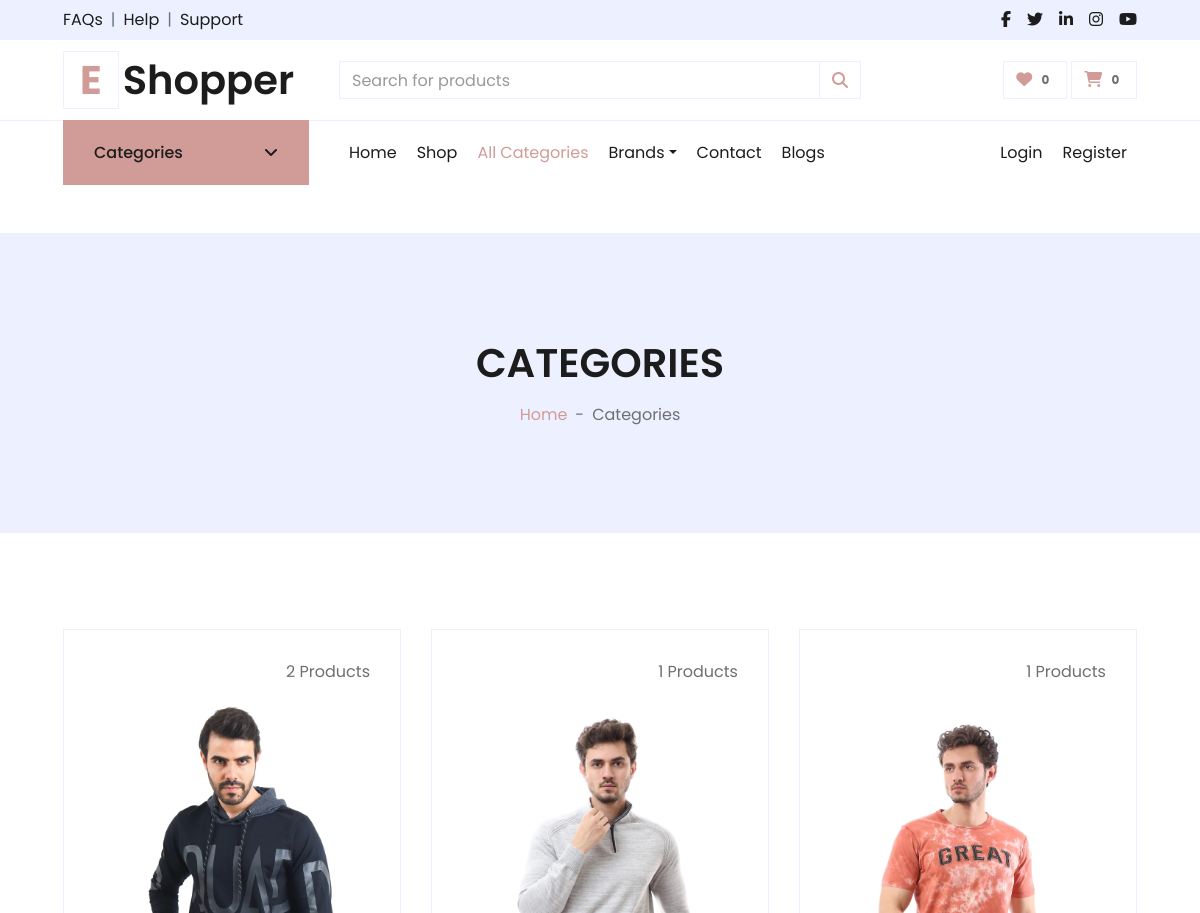
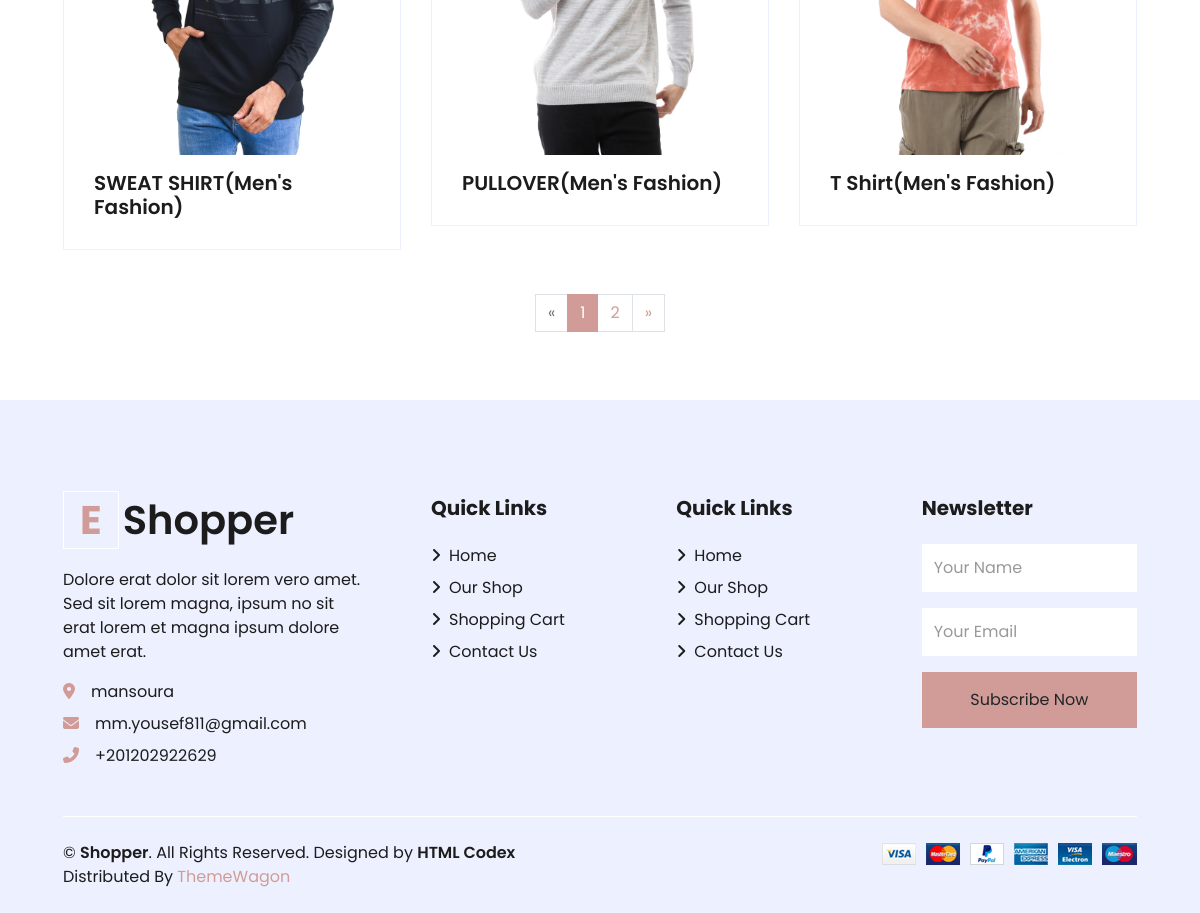
Page /products/categories/ on the committed database (2 pictures, top to bottom).
### settings/models.py (models this page shows, shortened)
class Settings(models.Model):
    site_name = models.CharField( max_length=50)
    logo = models.ImageField( upload_to='setting/')
    phone = models.CharField( max_length=30)
    email = models.EmailField( max_length=254)
    description = models.TextField(max_length=1000)
    fb_link = models.URLField( max_length=200)
    twitter_link = models.URLField( max_length=200)
    instagram_link = models.URLField( max_length=200)
    address = models.CharField( max_length=50)
    get_in_touch = models.TextField(max_length=1000)

### products/models.py (models this page shows)
class Subcategory(models.Model):
    category = models.ForeignKey(Category, on_delete=models.CASCADE)
    name = models.CharField(max_length=100)
    image = models.ImageField(null=True,blank=True,upload_to='category-image/')
    def get_url(self):
        return reverse('product_by_subcategory',args=[self.id])
    def __str__(self):
        return self.name

class Category(models.Model):
    name = models.CharField(max_length=100)
    def __str__(self):
        return self.name

### products/views.py (the view)
# urls.py: path('categories/',category_list ,name='categories'),
def category_list(request):
    category = Subcategory.objects.all().annotate(category_count=Count("product_subcategory"))
    paginator = Paginator(category,3)
    page = request.GET.get('page')
    paged_product = paginator.get_page(page)
    context = {
        'category':paged_product
    }
    return render(request,'products/categories.html',context)

### products/templates/products/categories.html (shortened to what this page needs)
{% extends "base.html" %}
{% load static %}
{% block body %}
<div class="container-fluid bg-secondary mb-5">
    <div class="d-flex flex-column align-items-center justify-content-center" style="min-height: 300px">
        <h1 class="font-weight-semi-bold text-uppercase mb-3">Categories</h1>
        <div class="d-inline-flex">
            <p class="m-0"><a href="/">Home</a></p>
            <p class="m-0 px-2">-</p>
            <p class="m-0">Categories</p>
        </div>
    </div>
</div>
<div class="container-fluid pt-5">
    <div class="row px-xl-5 pb-3">
        {% for category in category %}
        <div class="col-lg-4 col-md-6 pb-1">
            <div class="cat-item d-flex flex-column border mb-4" style="padding: 30px;">
                <p class="text-right">{{category.category_count}} Products</p>
                <a href="{{category.get_url}}" class="cat-img position-relative overflow-hidden mb-3">
                    <img class="img-fluid" src="{{category.image.url}}" alt="">
                </a>
                <h5 class="font-weight-semi-bold m-0">{{category}}({{category.category}})</h5>
            </div>
        </div>
        {% endfor %}
    </div>
</div>
<div class="col-12 pb-1">
                    <nav aria-label="Page navigation">
                        {% if category.has_other_pages %}
                        <ul class="pagination justify-content-center mb-3">
                            {% if category.has_previous %}
                            <li class="page-item ">
                                <a class="page-link" href="?page={{category.previous_page_number}}"
                                    aria-label="Previous">
                                    <span aria-hidden="true">&laquo;</span>
                                    <span class="sr-only">Previous</span>
                                </a>
                            </li>
                            {% else %}
                            <li class="page-item disabled">
                                <a class="page-link" href="#" aria-label="Previous">
                                    <span aria-hidden="true">&laquo;</span>
                                </a>
                            </li>
                            {% endif %}
                            {% for i in category.paginator.page_range  %}
                            {% if category.number == i %}
                            <li class="page-item active"><a class="page-link">{{i}}</a></li>
                            {% else %}
                            <li class="page-item"><a class="page-link" href="?page={{i}}">{{i}}</a></li>
                            {% endif %}
                            {% endfor %}
                            {% if category.has_next %}
                            <li class="page-item">
                                <a class="page-link" href="?page={{category.next_page_number}}" aria-label="Next">
                                    <span aria-hidden="true">&raquo;</span>
                                </a>
                            </li>
                            {% endif %}
                        </ul>
                        {% endif %}
                    </nav>
                </div>
{% endblock body %}

### templates/base.html (shortened to what this page needs)
{% load static %}
<!DOCTYPE HTML>
<html lang="en">
<head>
    <link href="https://cdnjs.cloudflare.com/ajax/libs/font-awesome/5.10.0/css/all.min.css" rel="stylesheet">
    <link href="{% static 'lib/owlcarousel/assets/owl.carousel.min.css'%}" rel="stylesheet">
    <link href="{% static 'css/all.min.css'%}" rel="stylesheet">
    <link href="{% static 'css/style.css'%}" rel="stylesheet">
    <link href="{% static 'css/custom.css'%}" rel="stylesheet">
</head>
<body>
    <div class="container-fluid">
        <div class="row bg-secondary py-2 px-xl-5">
            <div class="col-lg-6 d-none d-lg-block">
                <div class="d-inline-flex align-items-center">
                    <a class="text-dark" href="{% url 'contact'%}">FAQs</a>
                    <span class="text-muted px-2">|</span>
                    <a class="text-dark" href="{% url 'contact'%}">Help</a>
                    <span class="text-muted px-2">|</span>
                    <a class="text-dark" href="{% url 'contact'%}">Support</a>
                </div>
            </div>
            <div class="col-lg-6 text-center text-lg-right">
                <div class="d-inline-flex align-items-center">
                    <a class="text-dark px-2" href="{{about_site.fb_link}}">
                        <i class="fab fa-facebook-f"></i>
                    </a>
                    <a class="text-dark px-2" href="{{about_site.twitter_link}}">
                        <i class="fab fa-twitter"></i>
                    </a>
                    <a class="text-dark px-2" href="">
                        <i class="fab fa-linkedin-in"></i>
                    </a>
                    <a class="text-dark px-2" href="{{about_site.instagram_link}}">
                        <i class="fab fa-instagram"></i>
                    </a>
                    <a class="text-dark pl-2" href="">
                        <i class="fab fa-youtube"></i>
                    </a>
                </div>
            </div>
        </div>
        <div class="row align-items-center py-3 px-xl-5">
            <div class="col-lg-3 d-none d-lg-block">
                <a href="/" class="text-decoration-none">
                    <h1 class="m-0 display-5 font-weight-semi-bold"><span
                            class="text-primary font-weight-bold border px-3 mr-1">E</span>{{about_site.site_name}}</h1>
                </a>
            </div>
            <div class="col-lg-6 col-6 text-left">
                <form action="{% url 'search'%}">
                    <div class="input-group">
                        <input type="text" name="q" class="form-control" placeholder="Search for products">
                        <div class="input-group-append">
                            <span class="input-group-text bg-transparent text-primary">
                                <i class="fa fa-search"></i>
                            </span>
                        </div>
                    </div>
                </form>
            </div>
            <div class="col-lg-3 col-6 text-right">
                <a href="{% url 'favourite'%}" class="btn border">
                    <i class="fas fa-heart text-primary"></i>
                    <span class="badge">{{product_count}}</span>
                </a>
                <a href="{% url 'cart'%}" class="btn border">
                    <i class="fas fa-shopping-cart text-primary"></i>
                    <span class="badge">{{cart_counter}}</span>
                </a>
            </div>
        </div>
    </div>
    <div class="container-fluid mb-5">
        <div class="row border-top px-xl-5">
            <div class="col-lg-3 d-none d-lg-block">
                <a class="btn shadow-none d-flex align-items-center justify-content-between bg-primary text-white w-100"
                    data-toggle="collapse" href="#navbar-vertical"
                    style="height: 65px; margin-top: -1px; padding: 0 30px;">
                    <h6 class="m-0">Categories</h6>
                    <i class="fa fa-angle-down text-dark"></i>
                </a>
            </div>
            <div class="col-lg-9">
                <nav class="navbar navbar-expand-lg bg-light navbar-light py-3 py-lg-0 px-0">
                    <div class="collapse navbar-collapse justify-content-between" id="navbarCollapse">
                        <div class="navbar-nav mr-auto py-0">
                            <a href="/" class="nav-item nav-link {% if request.path == '/' %}active{% endif %}">Home</a>
                            <a href="{% url 'product_list' %}"
                                class="nav-item nav-link {% if request.path == '/products/' %}active{% endif %} ">Shop</a>
                            <a href="{% url 'categories'%}"
                                class="nav-item nav-link {% if request.path == '/products/categories/' %}active{% endif %}">All Categories</a>
                            <div class="nav-item dropdown">
                                <a href="#"
                                    class="nav-link dropdown-toggle "
                                    data-toggle="dropdown">Brands</a>
                            </div>
                            <a href="{% url 'contact'%}"
                                class="nav-item nav-link  {% if request.path == '/contact/' %}active{% endif %}">Contact</a>
                            <a href="{% url 'blog'%}"
                                class="nav-item nav-link  {% if request.path == '/contact/' %}active{% endif %}">Blogs</a>
                        </div>
                        {% if user.is_authenticated %}
                        <div class="navbar-nav ml-auto py-0">
                            <a href="{% url 'profile'%}" class="nav-item nav-link">Profile</a>
                            <a href="{% url 'logout' %}" class="nav-item nav-link">Logout</a>
                        </div>
                        {% else %}
                        <div class="navbar-nav ml-auto py-0">
                            <a href="{% url 'login' %}" class="nav-item nav-link">Login</a>
                            <a href="{% url 'register' %}" class="nav-item nav-link">Register</a>
                        </div>
                        {% endif %}
                    </div>
                </nav>
            </div>
        </div>
    </div>
    {% block body %}
    {% endblock body %}
    <div class="container-fluid bg-secondary text-dark mt-5 pt-5">
        <div class="row px-xl-5 pt-5">
            <div class="col-lg-4 col-md-12 mb-5 pr-3 pr-xl-5">
                <a href="/" class="text-decoration-none">
                    <h1 class="mb-4 display-5 font-weight-semi-bold"><span
                            class="text-primary font-weight-bold border border-white px-3 mr-1">E</span>{{about_site.site_name}}
                    </h1>
                </a>
                <p>{{about_site.description}}</p>
                <p class="mb-2"><i class="fa fa-map-marker-alt text-primary mr-3"></i>{{about_site.address}}</p>
                <p class="mb-2"><i class="fa fa-envelope text-primary mr-3"></i>{{about_site.email}}</p>
                <p class="mb-0"><i class="fa fa-phone-alt text-primary mr-3"></i>{{about_site.phone}}</p>
            </div>
            <div class="col-lg-8 col-md-12">
                <div class="row">
                    <div class="col-md-4 mb-5">
                        <h5 class="font-weight-bold text-dark mb-4">Quick Links</h5>
                        <div class="d-flex flex-column justify-content-start">
                            <a class="text-dark mb-2" href="/"><i class="fa fa-angle-right mr-2"></i>Home</a>
                            <a class="text-dark mb-2" href="{% url 'product_list'%}"><i class="fa fa-angle-right mr-2"></i>Our
                                Shop</a>
                            <a class="text-dark mb-2" href="{% url 'cart'%}"><i class="fa fa-angle-right mr-2"></i>Shopping
                                Cart</a>
                            <a class="text-dark" href="{% url 'contact'%}"><i class="fa fa-angle-right mr-2"></i>Contact
                                Us</a>
                        </div>
                    </div>
                    <div class="col-md-4 mb-5">
                        <h5 class="font-weight-bold text-dark mb-4">Quick Links</h5>
                        <div class="d-flex flex-column justify-content-start">
                            <a class="text-dark mb-2" href="/"><i class="fa fa-angle-right mr-2"></i>Home</a>
                            <a class="text-dark mb-2" href="{% url 'product_list'%}"><i class="fa fa-angle-right mr-2"></i>Our
                                Shop</a>
                            <a class="text-dark mb-2" href="{% url 'cart'%}"><i class="fa fa-angle-right mr-2"></i>Shopping
                                Cart</a>
                            <a class="text-dark" href="{% url 'contact'%}"><i class="fa fa-angle-right mr-2"></i>Contact
                                Us</a>
                        </div>
                    </div>
                    <div id="main_form_div" class="col-md-4 mb-5">
                        <h5 class="font-weight-bold text-dark mb-4">Newsletter</h5>
                        <form id="newsletter_form" method="POST" action="{% url 'newsletter_footer'%}">
                            <div class="form-group">
                                <input type="text" class="form-control border-0 py-4" name="name" placeholder="Your Name"
                                    required="required" />
                            </div>
                            <div class="form-group">
                                <input type="email" class="form-control border-0 py-4" name="email" placeholder="Your Email"
                                    required="required" />
                            </div>
                            <div>
                                <button class="btn btn-primary btn-block border-0 py-3" type="submit">Subscribe
                                    Now</button>
                            </div>
                        </form>
                    </div>
                </div>
            </div>
        </div>
        <div class="row border-top border-light mx-xl-5 py-4">
            <div class="col-md-6 px-xl-0">
                <p class="mb-md-0 text-center text-md-left text-dark">
                    &copy; <a class="text-dark font-weight-semi-bold" href="/">{{about_site.site_name}}</a>. All Rights
                    Reserved.
                    Designed
                    by
                    <a class="text-dark font-weight-semi-bold" href="https://htmlcodex.com">HTML Codex</a><br>
                    Distributed By <a href="https://themewagon.com" target="_blank">ThemeWagon</a>
                </p>
            </div>
            <div class="col-md-6 px-xl-0 text-center text-md-right">
                <img class="img-fluid" src="{% static 'img/payments.png'%}" alt="">
            </div>
        </div>
    </div>
</body>
</html>

### rows in the picture
Settings: site_name "Shopper", description "Dolore erat dolor sit lorem vero amet. Sed sit lorem magna, ipsum no sit erat lorem et magna ipsum dolore amet erat.", address "mansoura", email "mm.yousef811@gmail.com", phone "+201202922629"
Subcategory: category_count "2", image (picture), name "SWEAT SHIRT", category "Men's Fashion"
Subcategory: category_count "1", image (picture), name "PULLOVER", category "Men's Fashion"
Subcategory: category_count "1", image (picture), name "T Shirt", category "Men's Fashion"

### other values in the picture
{{ product_count }} "0"
{{ cart_counter }} "0"
{{ i }} "1"
{{ i }} "2"
